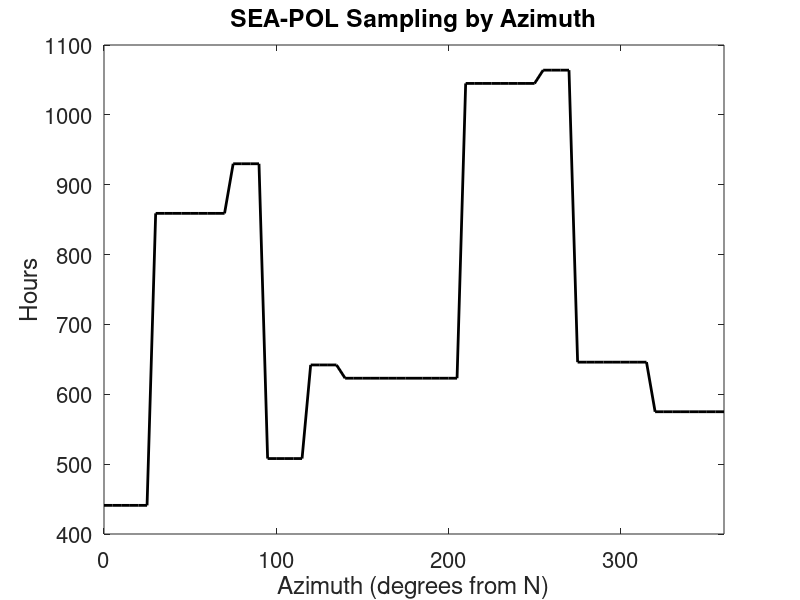

Reproduce this figure in MATLAB. (Note: this script raises an error after producing the figure.)
%calculate SEA-POL sampling of azimuths
clear all

azimuths = 0:5:360; %WRT N
%hours of Meteor heading at each azimuth (from python script)
hoursN = 422;
hoursS = 418;
hoursW = 134; 
hoursSW = 71; 
hoursSE = 19;

%add up hours of coverage at each azimuth (WRT N) given that SEAPOL is
%blanked 90-210 degrees WRT ship heading (that is, SEA-POL samples 0-90 and
%210-360 WRT N when ship heading is N)
coverage = zeros(1,73);

%N
i1=find(azimuths==90);
i2= find(azimuths==210);
coverage(1:i1)=hoursN;
coverage(i2:end)=hoursN;

%S
i1=find(azimuths==30);
i2 = find(azimuths==270);
coverage(i1:i2) = coverage(i1:i2) + hoursS;

%W
i1=find(azimuths==120);
coverage(i1:end) = coverage(i1:end) + hoursW;

%SW
i1=find(azimuths==75);
i2=find(azimuths==315);
coverage(i1:i2) = coverage(i1:i2) +hoursSW;

%SE
i1=find(azimuths==135);
coverage(1:i1) = coverage(1:i1) + hoursSE;
i2=find(azimuths==255);
coverage(i2:end) = coverage(i2:end) + hoursSE;

figure;
plot(azimuths,coverage,'k','LineWidth',2)
set(gca,'FontSize',16)
xlabel('Azimuth (degrees from N)')
ylabel('Hours')
title('SEA-POL Sampling by Azimuth')
xlim([0 360])
% gcfsavepdf('seapolsampling-hours.pdf')

%polar plot of relative frequency
hoursTOT = hoursN + hoursS + hoursW + hoursSW + hoursSE;
radius = 0:50:150;
coverage2 = repmat(coverage,length(radius),1);
figure; 
[h1,l1] = polarPcolor(radius,azimuths,coverage2./hoursTOT,'ncolor',12,'Nspokes',9,'Ncircles',4);
set(gca,'FontSize',16)
colormap(gca,flipud(copper(12)))
caxis([0.4 1.0])
title('SEA-POL Sampling by Azimuth')
% gcfsavepdf('seapolsampling-percent.pdf')
